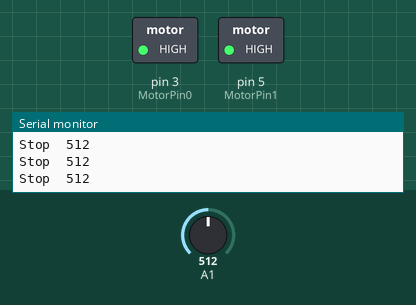
Bench run of a sketch on a simulated Arduino Uno, built with avr-gcc and run on an emulated ATmega328P. Shown: switched loads named in the sketch (green lamp = pin HIGH), the last lines printed to the serial monitor. The test bench sets the inputs (shaded band); at power-on: A1 = 512.

Above: at 1.3 s.
1.4 s: A1 set to 212
2.9 s: A1 set to 182
At 3.5 s:
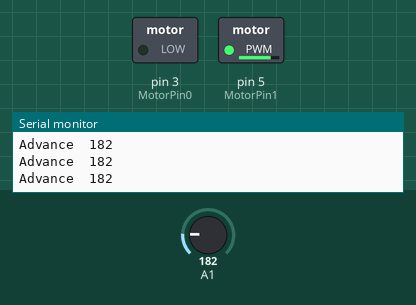
4.4 s: A1 set to 306
At 4.61 s:
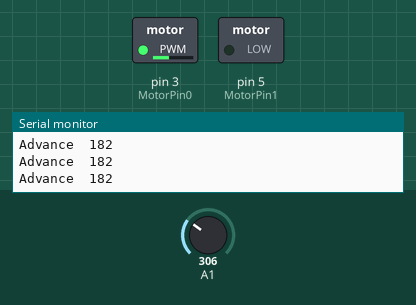
Timing chart, 0 to 7.4 s (numbered marks = the images above; inputs shaded):
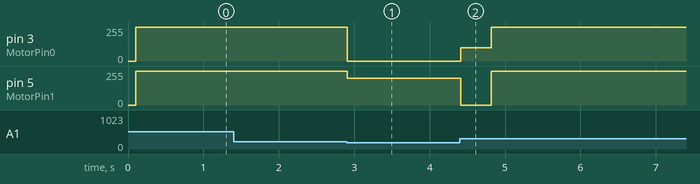

The sketch:

Program_2.ino
```cpp
//Brakepoints
//With 9V Battery and USB Cable 307 (White)
//With just 9V Battery

#define Brakepoint 200
#define Longbrake 200

int Sensor;
int MotorPin0 = 3;
int MotorPin1 = 5;
int Counter = 0;
int currentmillis = 0;
int previousmillis = 0;


void setup()
{
  pinMode(MotorPin0, OUTPUT);
  pinMode(MotorPin1, OUTPUT);
  Serial.begin(9600);
  delay(100);
}

/* ==================================================================================*/
/* This is the main command of the robot */
/* ==================================================================================*/

//15cm value = 348

void loop()
{
  currentmillis=millis();

  Sensor=analogRead(1);

  if(Sensor<=Brakepoint)
  {
    Advance();
  }
  if(Sensor>Brakepoint)
  {
    Stop();
  }
}

/*=============================================*/
/*These are the functions                      */
/*=============================================*/
void Advance()
{
  digitalWrite(MotorPin0,LOW);
  analogWrite(MotorPin1,200);

  Serial.print("Advance\t");
  Serial.print(Sensor);
  Serial.print("\n");
  Counter = 1;

  delay(100);

}
void Stop()
{

  if(Counter==1)
  {
    analogWrite(MotorPin0,100);
    digitalWrite(MotorPin1,LOW);

    if(currentmillis-previousmillis<2000)
    {
      delay((currentmillis-previousmillis)/5);
      previousmillis=currentmillis;
      Serial.print("Short Braking\n");
    }
    else
    {
      delay(400);
      previousmillis=currentmillis;
    }
  }

  digitalWrite(MotorPin0,HIGH);
  digitalWrite(MotorPin1,HIGH);

  Serial.print("Stop\t");
  Serial.print(Sensor);
  Serial.print("\n");
  Counter=0;

  delay(100);

}
```

Measured:
- the behaviour switches between 201 and 200 on A1 (found by bisection; images 0 and 1)
- after the input at 2.9 s, pin 3 (MotorPin0): 255/255 → 0/255 at once; pin 5 (MotorPin1): 255/255 → 200/255 at once
- after the input at 4.4 s, pin 3 (MotorPin0): 0/255 → 100/255 at once, → 255/255 0.40 s later; pin 5 (MotorPin1): 200/255 → 0/255 at once, → 255/255 0.40 s later
